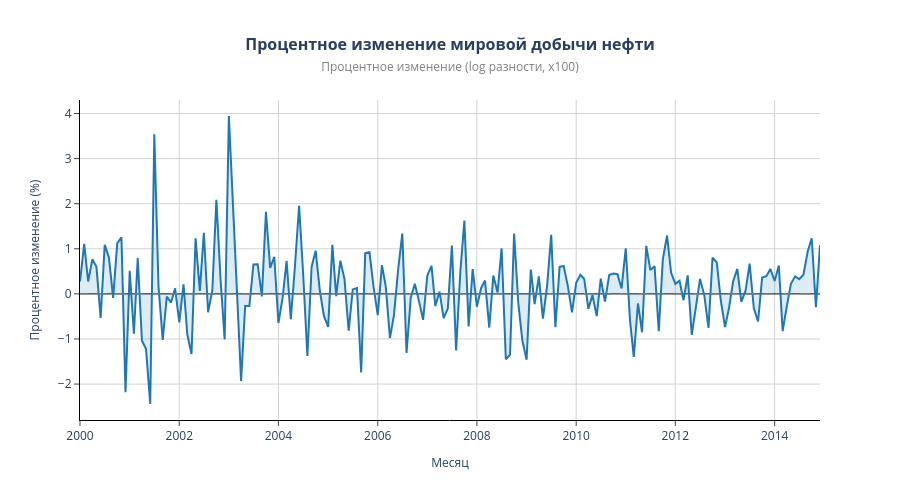

Write notebook code for a chart like this one.
### Markdown cell above
## Мировая добыча

### Code cell
fig = go.Figure()
fig.add_trace(go.Scatter(
    x=dataset['date'],
    y=dataset['delta_world'],
    mode='lines',
    name='Процентное изменение мировой добычи нефти',
    line=dict(color='#1f77b4', width=2),
    fill='tozeroy',
    fillcolor='rgba(31, 119, 180, 0.15)'
))
fig.update_layout(
    title=dict(
        text='<b>Процентное изменение мировой добычи нефти</b><br>' +
             '<span style="font-size:12px; color:gray;">Процентное изменение (log разности, х100)</span>',
        x=0.5,
        xanchor='center',
        font=dict(size=16)
    ),
    xaxis=dict(
        title=dict(text='Месяц', font=dict(size=12)),
        tickformat='%Y',
        gridcolor='lightgray',
        showgrid=True,
        zeroline=False,
        showline=True,
        linewidth=1,
        linecolor='black',
        ticks='outside'
    ),
    yaxis=dict(
        title=dict(text='Процентное изменение (%)', font=dict(size=12)),
        gridcolor='lightgray',
        showgrid=True,
        zeroline=True,
        zerolinecolor='black',
        zerolinewidth=1,
        showline=True,
        linewidth=1,
        linecolor='black',
        ticks='outside'
    ),
    plot_bgcolor='white',
    paper_bgcolor='white',
    height=500,
    width=900,
    hovermode='x unified'
)

fig.add_hline(y=0, line_dash="dash", line_color="gray", line_width=1)

pio.write_image(fig, '../russian_paper_results/graphs/delta_world.png', scale=2)
fig.show()

### Figure 1 — Plotly figure (JSON) as saved in the notebook; plotly's stock layout.template omitted (floating-point values rounded to 4 significant figures; data arrays with more than 128 entries replaced by an {"elided": "..."} marker saying what was removed)
{"data": [{"fill": "tozeroy", "fillcolor": "rgba(31, 119, 180, 0.15)", "line": {"color": "#1f77b4", "width": 2}, "mode": "lines", "name": "Процентное изменение мировой добычи нефти", "x": {"elided": "180 str values"}, "y": {"elided": "180 float values"}, "type": "scatter"}], "layout": {"title": {"font": {"size": 16}, "text": "<b>Процентное изменение мировой добычи нефти</b><br><span style=\"font-size:12px; color:gray;\">Процентное изменение (log разности, х100)</span>", "x": 0.5, "xanchor": "center"}, "xaxis": {"title": {"font": {"size": 12}, "text": "Месяц"}, "tickformat": "%Y", "gridcolor": "lightgray", "showgrid": true, "zeroline": false, "showline": true, "linewidth": 1, "linecolor": "black", "ticks": "outside"}, "yaxis": {"title": {"font": {"size": 12}, "text": "Процентное изменение (%)"}, "gridcolor": "lightgray", "showgrid": true, "zeroline": true, "zerolinecolor": "black", "zerolinewidth": 1, "showline": true, "linewidth": 1, "linecolor": "black", "ticks": "outside"}, "plot_bgcolor": "white", "paper_bgcolor": "white", "height": 500, "width": 900, "hovermode": "x unified", "shapes": [{"line": {"color": "gray", "dash": "dash", "width": 1}, "type": "line", "x0": 0, "x1": 1, "xref": "x domain", "y0": 0, "y1": 0, "yref": "y"}]}}
